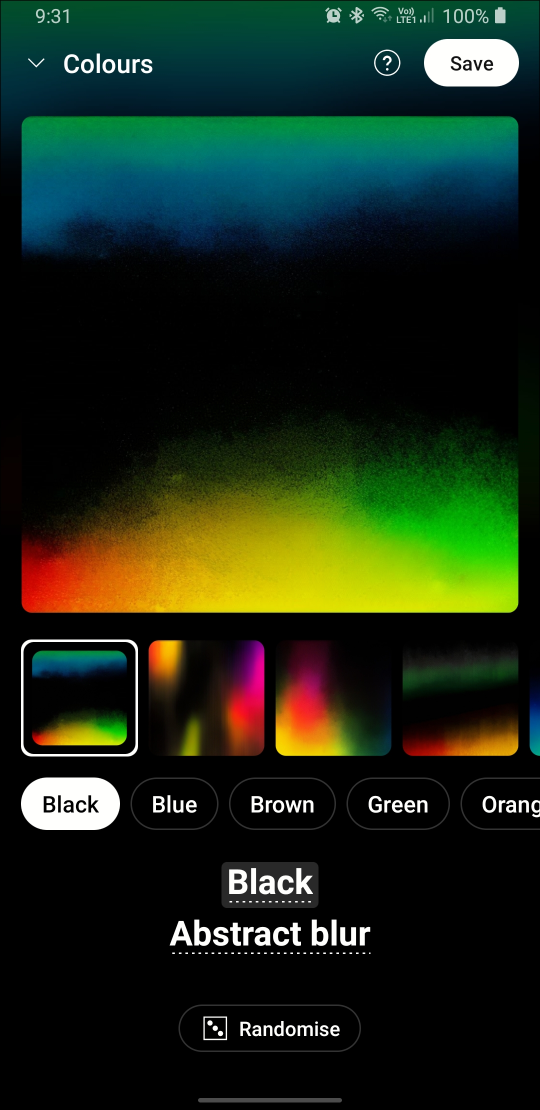
#> input picture raw_abstracts/Screenshot_20240502-093110_YouTube Music.jpg, 1080 x 2220 px (shown at 1/2 size); its folder holds only this picture in this run
$ jupyter execute --allow-errors imageCropper.ipynb
#> lines starting #> are read from the running program, lines starting #| are printed output that depends on the picture
[cell 1]
from PIL import Image
import os

[cell 2]
def cropImage(image_path, output_path, top=0, bottom=0, left=0, right=0):
#> called with output_path = './cropped_abstracts/banner_1.jpg', top = 240, bottom = 1000, left = 45, right = 45
    img = Image.open(image_path)
#> img is the input picture: PIL image 1080x2220 RGB; mean R, G, B 27.3, 41.2, 23.6
    width, height = img.size
#> width = 1080; height = 2220
    cropped_img = img.crop((left, top, width - right, height - bottom))
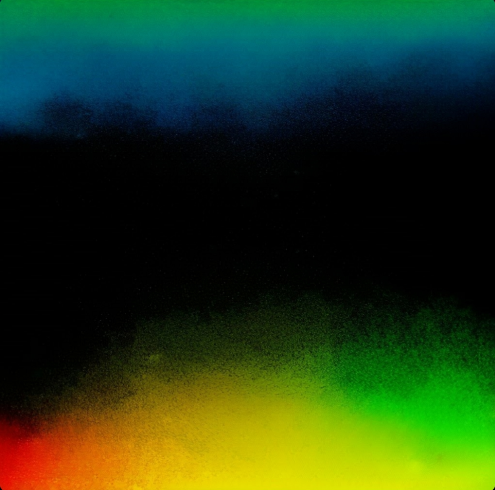
#> cropped_img: PIL image 990x980 RGB (shown at 1/2 size); mean R, G, B 34.7, 60.4, 24.1
    cropped_img.save(output_path)

[cell 3]
def resizeImage(image_path, output_path, new_height):
#> called with image_path = './cropped_abstracts/banner_1.jpg', output_path = './resized_abstracts/banner_1.jpg', new_height = 300
    img = Image.open(image_path)
#> img: PIL image 990x980 RGB
    width, height = img.size
#> width = 990; height = 980
    resized_img = img.resize((width, new_height))
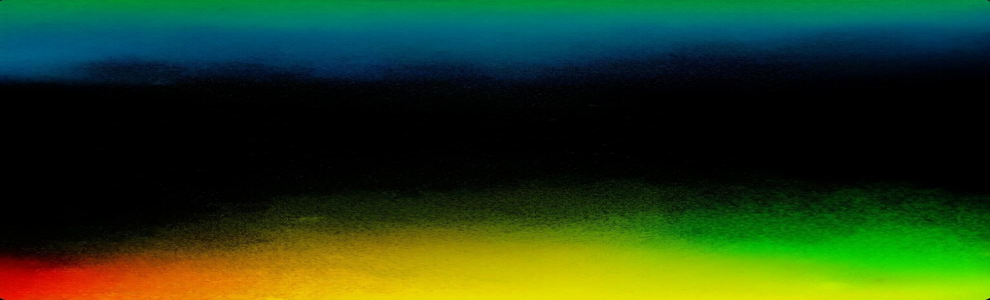
#> resized_img: PIL image 990x300 RGB; mean R, G, B 34.8, 60.4, 24.2
    resized_img.save(output_path)

$ run again, on raw_abstracts/Screenshot_20240502-093622_YouTube Music.jpg
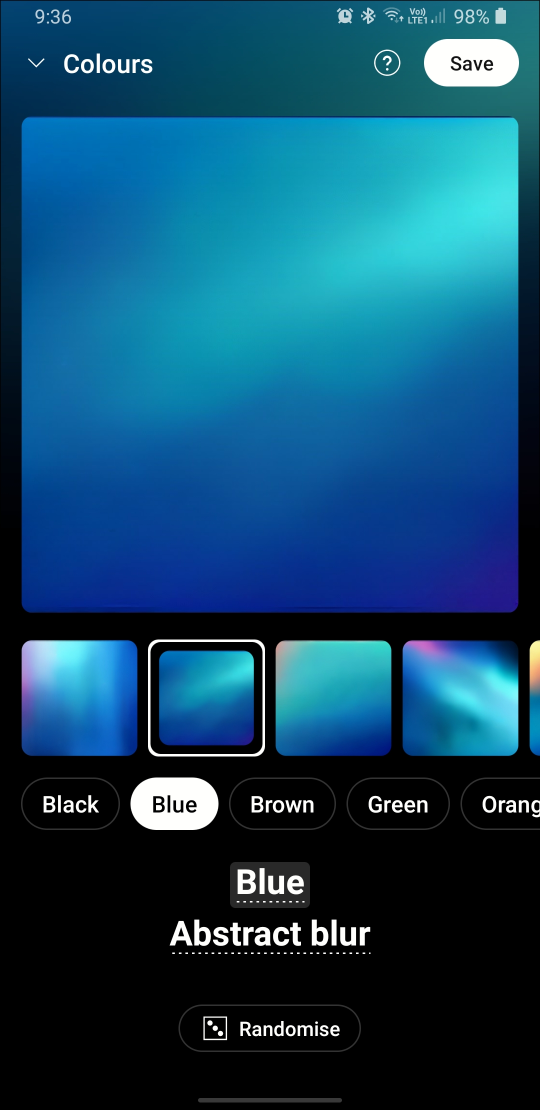
#> input picture raw_abstracts/Screenshot_20240502-093622_YouTube Music.jpg, 1080 x 2220 px (shown at 1/2 size)
#> in cropImage, img is the input picture: PIL image 1080x2220 RGB; mean R, G, B 17.7, 72, 101.9
#> in cropImage, `cropped_img = img.crop((left, top, width - right, height - bottom))`:
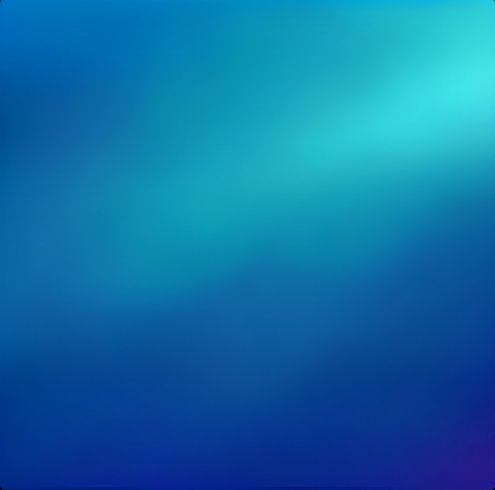
#> cropped_img: PIL image 990x980 RGB (shown at 1/2 size); mean R, G, B 15, 111.5, 167.4
#> img: PIL image 990x980 RGB
#> in resizeImage, `resized_img = img.resize((width, new_height))`:
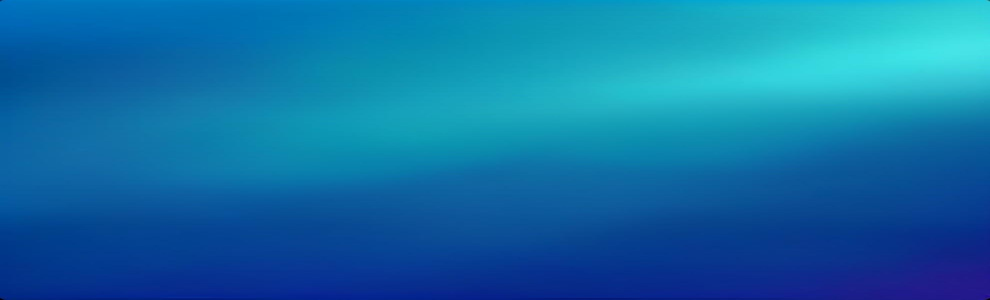
#> resized_img: PIL image 990x300 RGB; mean R, G, B 15.1, 111.4, 167.5

$ run again, on raw_abstracts/Screenshot_20240502-093639_YouTube Music.jpg
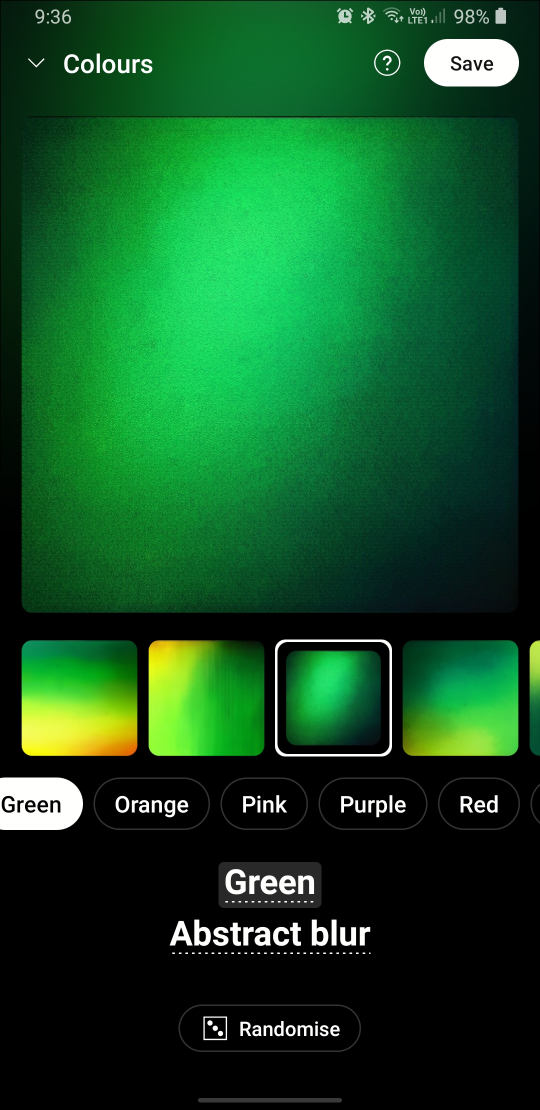
#> input picture raw_abstracts/Screenshot_20240502-093639_YouTube Music.jpg, 1080 x 2220 px (shown at 1/2 size)
#> in cropImage, img is the input picture: PIL image 1080x2220 RGB; mean R, G, B 19.1, 79.2, 35.6
#> in cropImage, `cropped_img = img.crop((left, top, width - right, height - bottom))`:
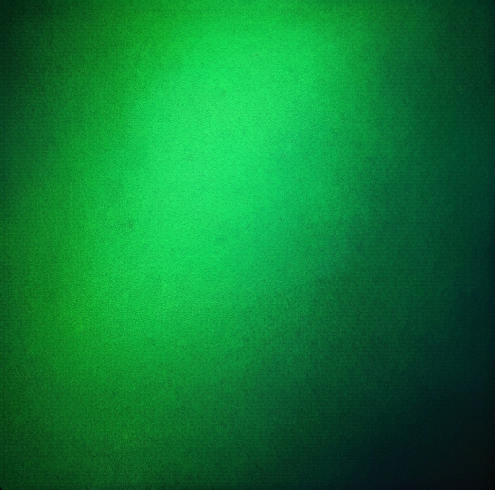
#> cropped_img: PIL image 990x980 RGB (shown at 1/2 size); mean R, G, B 13.2, 123.6, 52.8
#> img: PIL image 990x980 RGB
#> in resizeImage, `resized_img = img.resize((width, new_height))`:
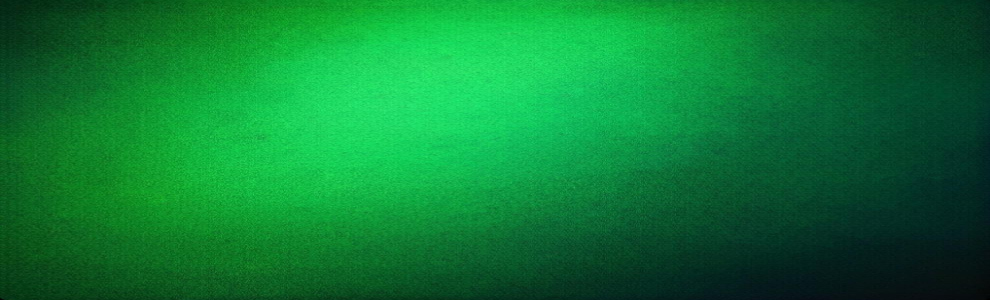
#> resized_img: PIL image 990x300 RGB; mean R, G, B 13.2, 123.6, 52.9

$ run again, on raw_abstracts/Screenshot_20240502-093645_YouTube Music.jpg
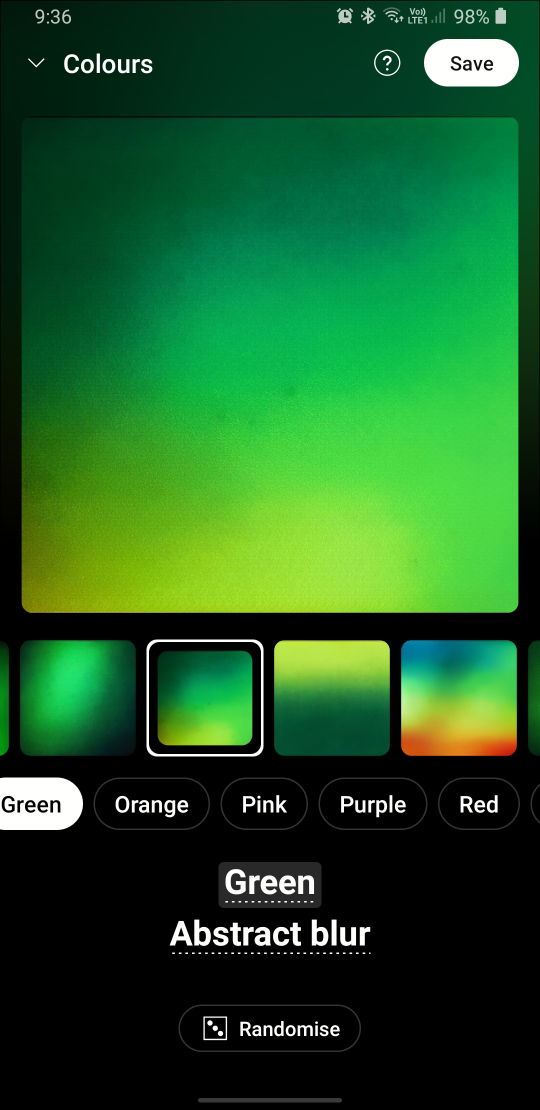
#> input picture raw_abstracts/Screenshot_20240502-093645_YouTube Music.jpg, 1080 x 2220 px (shown at 1/2 size)
#> in cropImage, img is the input picture: PIL image 1080x2220 RGB; mean R, G, B 30.4, 89.1, 37.8
#> in cropImage, `cropped_img = img.crop((left, top, width - right, height - bottom))`:
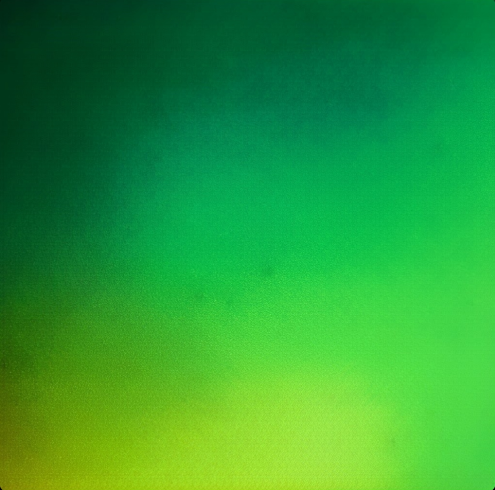
#> cropped_img: PIL image 990x980 RGB (shown at 1/2 size); mean R, G, B 42.9, 156, 54.8
#> img: PIL image 990x980 RGB
#> in resizeImage, `resized_img = img.resize((width, new_height))`:
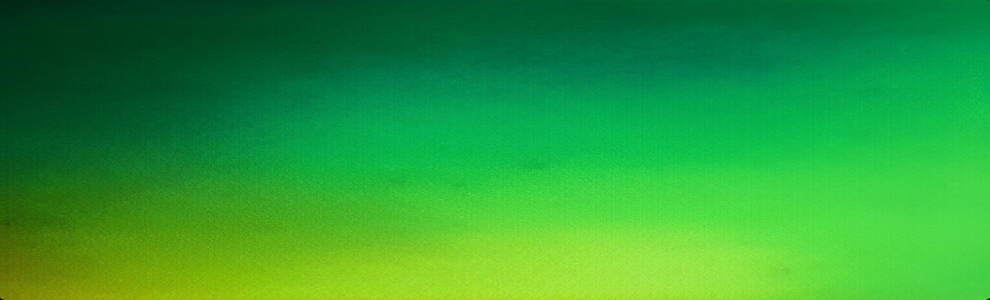
#> resized_img: PIL image 990x300 RGB; mean R, G, B 43, 156, 54.9

$ run again, on raw_abstracts/Screenshot_20240502-093117_YouTube Music.jpg
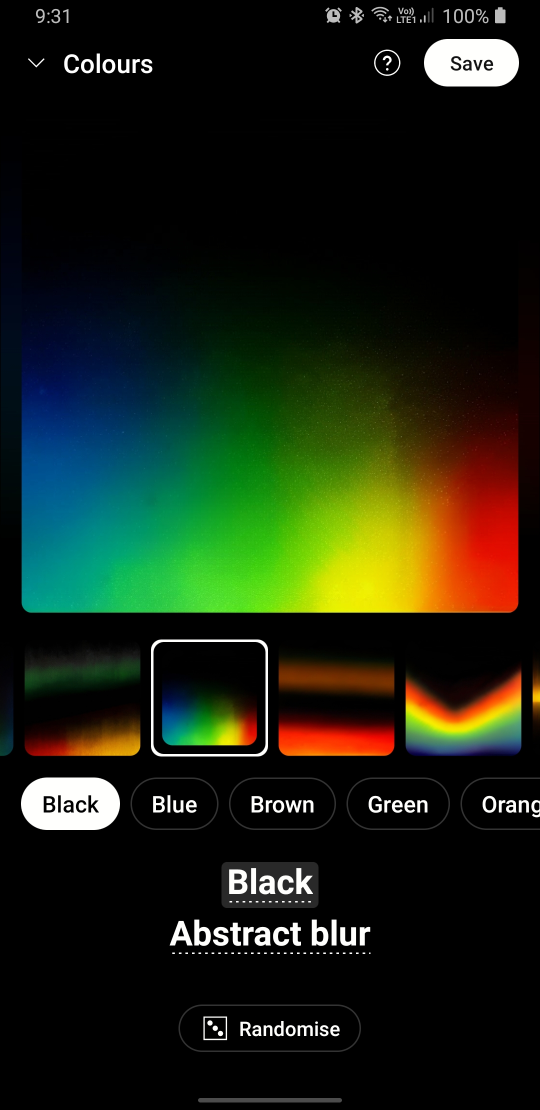
#> input picture raw_abstracts/Screenshot_20240502-093117_YouTube Music.jpg, 1080 x 2220 px (shown at 1/2 size)
#> in cropImage, img is the input picture: PIL image 1080x2220 RGB; mean R, G, B 26.6, 34.3, 18.1
#> in cropImage, `cropped_img = img.crop((left, top, width - right, height - bottom))`:
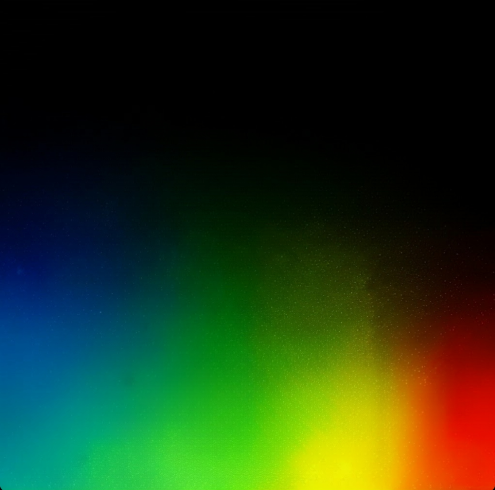
#> cropped_img: PIL image 990x980 RGB (shown at 1/2 size); mean R, G, B 32.8, 55.9, 22.3
#> img: PIL image 990x980 RGB
#> in resizeImage, `resized_img = img.resize((width, new_height))`:
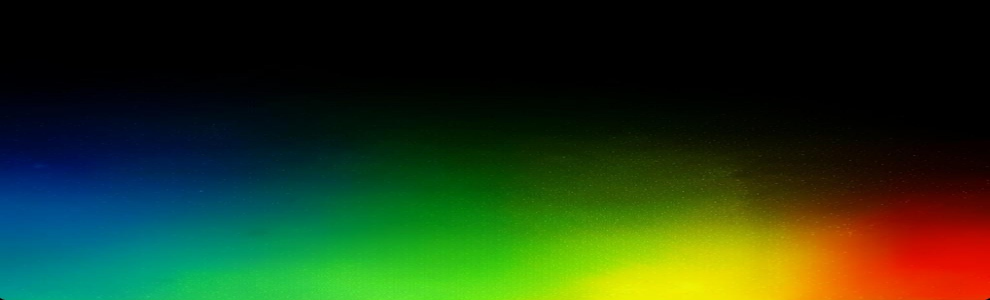
#> resized_img: PIL image 990x300 RGB; mean R, G, B 32.9, 55.9, 22.4
